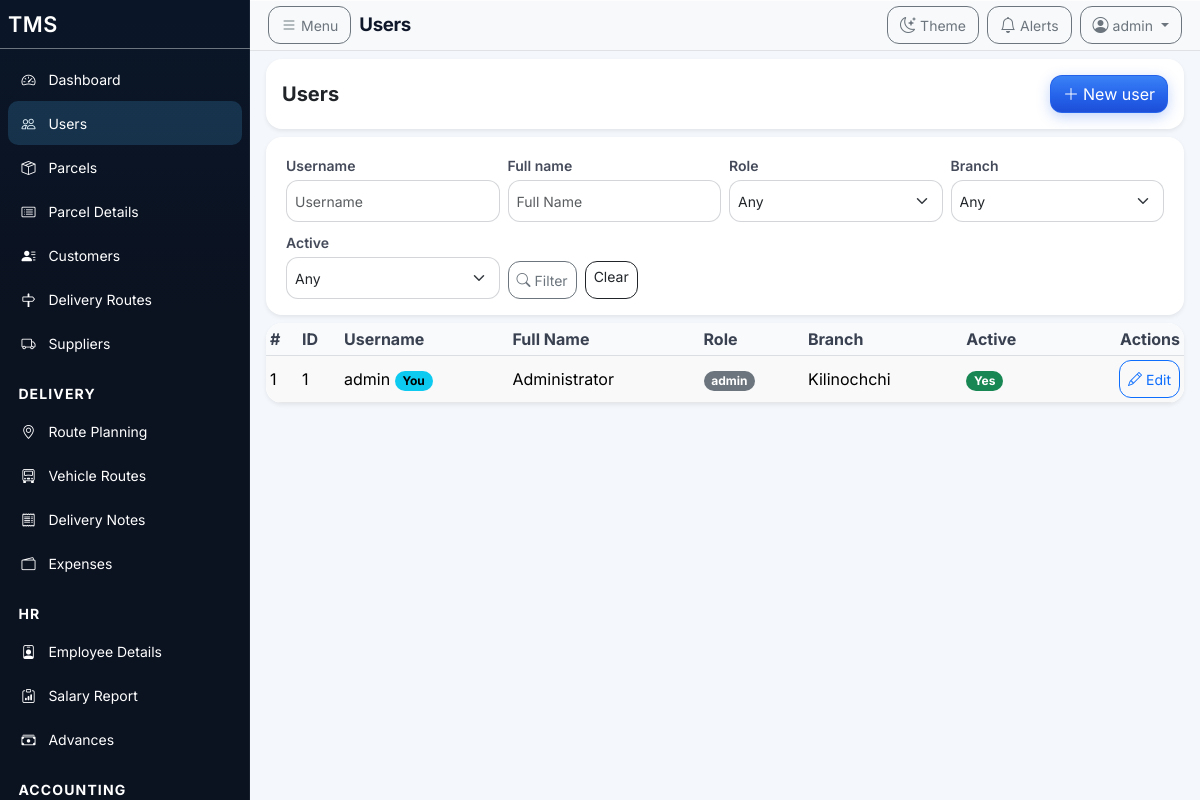
The app's page /index.php?page=users (signed in) with its own data.
### tables this page shows
CREATE TABLE `users` (
  `id` bigint unsigned NOT NULL AUTO_INCREMENT,
  `username` varchar(50) NOT NULL,
  `password_hash` varchar(255) NOT NULL,
  `full_name` varchar(120) NOT NULL,
  `role` varchar(50) DEFAULT NULL,
  `branch_id` bigint unsigned DEFAULT NULL,
  `is_main_branch` tinyint(1) NOT NULL DEFAULT '0',
  `active` tinyint(1) NOT NULL DEFAULT '1',
  `created_at` timestamp NULL DEFAULT CURRENT_TIMESTAMP,
  `updated_at` timestamp NULL DEFAULT CURRENT_TIMESTAMP ON UPDATE CURRENT_TIMESTAMP,
  PRIMARY KEY (`id`),
  UNIQUE KEY `username` (`username`),
  KEY `fk_users_branch` (`branch_id`)
);

CREATE TABLE `branches` (
  `id` bigint unsigned NOT NULL AUTO_INCREMENT,
  `name` varchar(100) NOT NULL,
  `address_tamil` varchar(500) DEFAULT NULL,
  `address_english` varchar(500) DEFAULT NULL,
  `phones` varchar(255) DEFAULT NULL,
  `settings_slot` tinyint DEFAULT NULL COMMENT '0-2 Settings letterhead slots',
  `code` varchar(20) NOT NULL,
  `location` varchar(255) DEFAULT NULL,
  `is_main` tinyint(1) NOT NULL DEFAULT '0',
  `is_active` tinyint(1) NOT NULL DEFAULT '1',
  `is_default` tinyint(1) NOT NULL DEFAULT '0',
  `created_at` timestamp NULL DEFAULT CURRENT_TIMESTAMP,
  `updated_at` timestamp NULL DEFAULT CURRENT_TIMESTAMP ON UPDATE CURRENT_TIMESTAMP,
  PRIMARY KEY (`id`),
  UNIQUE KEY `code` (`code`)
);

### views/users/index.php (the view, shortened to what the rows shown need)
<?php
  $currentUserId = (int)($currentUserId ?? 0);
?>
<div class="container-fluid px-0">
  <div class="row g-2">
    <div class="col-12">
      <div class="card shadow-sm rounded-3 border-0 overflow-hidden">
        <div class="card-body p-0">
          <div class="table-responsive">
            <table class="table table-sm table-striped align-middle datatable mb-0">
              <thead>
                <tr>
                  <th>#</th>
                  <th>ID</th>
                  <th>Username</th>
                  <th>Full Name</th>
                  <th>Role</th>
                  <th>Branch</th>
                  <th>Active</th>
                  <th class="text-end">Actions</th>
                </tr>
              </thead>
              <tbody>
                <?php $rowNum = 0; foreach (($users ?? []) as $u): $rowNum++; ?>
                  <?php $uid = (int)($u['id'] ?? 0); $isSelf = ($currentUserId > 0 && $uid === $currentUserId); ?>
                  <tr>
                    <td><?php echo (int)$rowNum; ?></td>
                    <td><?php echo $uid; ?></td>
                    <td><?php echo htmlspecialchars((string)($u['username'] ?? '')); ?><?php if ($isSelf): ?> <span class="badge text-bg-info">You</span><?php endif; ?></td>
                    <td><?php echo htmlspecialchars((string)($u['full_name'] ?? '')); ?></td>
                    <td><span class="badge text-bg-secondary"><?php echo htmlspecialchars((string)($u['role'] ?? '')); ?></span></td>
                    <td><?php echo htmlspecialchars($u['branch_name'] ?? '—'); ?></td>
                    <td><?php echo ((int)($u['active'] ?? 0) === 1) ? '<span class="badge text-bg-success">Yes</span>' : '<span class="badge text-bg-secondary">No</span>'; ?></td>
                    <td class="text-end text-nowrap">
                      <a class="btn btn-sm btn-outline-primary d-inline-flex align-items-center gap-1" href="<?php echo Helpers::baseUrl('index.php?page=users&action=edit&id='.$uid); ?>"><i class="bi bi-pencil" aria-hidden="true"></i><span>Edit</span></a>
                    </td>
                  </tr>
                <?php endforeach; ?>
              </tbody>
            </table>
          </div>
        </div>
      </div>
    </div>
  </div>
</div>

### views/layout/header.php (shortened to what the rows shown need)
<?php
$user = Auth::user();
?>
<!doctype html>
<html lang="en">
<head>
  <link href="https://cdn.jsdelivr.net/npm/bootstrap@5.3.3/dist/css/bootstrap.min.css" rel="stylesheet">
  <link rel="stylesheet" href="https://cdn.jsdelivr.net/npm/bootstrap-icons@1.11.3/font/bootstrap-icons.css">
  <link rel="stylesheet" href="https://cdn.jsdelivr.net/npm/datatables.net-bs5@2.1.8/css/dataTables.bootstrap5.min.css">
  <link rel="stylesheet" href="https://cdn.jsdelivr.net/npm/choices.js/public/assets/styles/choices.min.css">
  <link rel="stylesheet" href="<?php echo Helpers::baseUrl('assets/css/report-master.css?v=1'); ?>">
  <link rel="stylesheet" href="<?php echo Helpers::baseUrl('assets/css/tms-design-system.css'); ?>">
  <link rel="stylesheet" href="<?php echo Helpers::baseUrl('assets/css/app-layout-rebuild.css'); ?>">
</head>
<body>
<?php
  $currentPage = $_GET['page'] ?? '';
  $action = $_GET['action'] ?? '';
  $canCreateParcels = Auth::canCreateParcels();
  $parcelsCreateUrl = $canCreateParcels
    ? Helpers::baseUrl('index.php?page=parcels&action=new')
    : Helpers::baseUrl('index.php?page=parcels');
  $parcelsListUrl = Helpers::baseUrl('index.php?page=parcels');
  $isParcelsCreateActive = ($currentPage === 'parcels' && in_array($action, ['new','edit'], true));
  $isParcelsListActive = ($currentPage === 'parcels' && !in_array($action, ['new','edit'], true));
  $isDN = ($currentPage === 'delivery_notes');
  $dnAction = $action;
  $isRouteActive = $isDN && ($dnAction === 'route');
  $isRouteVehiclesActive = $isDN && ($dnAction === 'route_vehicles' || $dnAction === 'route_detail');
  $isDNIndexActive = $isDN && ($dnAction === '' || $dnAction === 'index');
  $navCurrent = static function (bool $active): string {
    return $active ? ' aria-current="page"' : '';
  };
?>
<?php if ($user): ?>
<div class="app app-layout">
  <nav id="sidebar" class="tms-sidebar app-sidebar bg-dark text-white" aria-label="Primary navigation">
    <div class="p-2 border-bottom border-secondary d-flex align-items-center justify-content-between gap-2">
      <a class="navbar-brand text-white text-decoration-none fw-semibold mb-0" href="<?php echo Helpers::baseUrl('index.php?page=dashboard'); ?>">TMS</a>
    </div>
    <?php if ($user): ?>
    <ul class="nav nav-pills flex-column p-2 small" role="list">
      <li class="nav-item"><a class="nav-link text-white <?php echo $currentPage==='dashboard'?'active':''; ?>" href="<?php echo Helpers::baseUrl('index.php?page=dashboard'); ?>"<?php echo $navCurrent($currentPage==='dashboard'); ?>><i class="bi bi-speedometer2" aria-hidden="true"></i><span>Dashboard</span></a></li>
      <?php if (($user['role'] ?? '') === 'admin'): ?>
        <li class="nav-item"><a class="nav-link text-white <?php echo $currentPage==='users'?'active':''; ?>" href="<?php echo Helpers::baseUrl('index.php?page=users'); ?>"<?php echo $navCurrent($currentPage==='users'); ?>><i class="bi bi-people" aria-hidden="true"></i><span>Users</span></a></li>
      <?php endif; ?>
      <li class="nav-item"><a class="nav-link text-white <?php echo $isParcelsCreateActive?'active':''; ?>" href="<?php echo $parcelsCreateUrl; ?>"<?php echo $navCurrent($isParcelsCreateActive); ?>><i class="bi bi-box-seam" aria-hidden="true"></i><span>Parcels</span></a></li>
      <li class="nav-item"><a class="nav-link text-white <?php echo $isParcelsListActive?'active':''; ?>" href="<?php echo $parcelsListUrl; ?>"<?php echo $navCurrent($isParcelsListActive); ?>><i class="bi bi-card-list" aria-hidden="true"></i><span>Parcel Details</span></a></li>
      <li class="nav-item"><a class="nav-link text-white <?php echo $currentPage==='customers'?'active':''; ?>" href="<?php echo Helpers::baseUrl('index.php?page=customers'); ?>"<?php echo $navCurrent($currentPage==='customers'); ?>><i class="bi bi-person-lines-fill" aria-hidden="true"></i><span>Customers</span></a></li>
      <li class="nav-item"><a class="nav-link text-white <?php echo $currentPage==='delivery_routes'?'active':''; ?>" href="<?php echo Helpers::baseUrl('index.php?page=delivery_routes'); ?>"<?php echo $navCurrent($currentPage==='delivery_routes'); ?>><i class="bi bi-signpost" aria-hidden="true"></i><span>Delivery Routes</span></a></li>
      <li class="nav-item"><a class="nav-link text-white <?php echo $currentPage==='suppliers'?'active':''; ?>" href="<?php echo Helpers::baseUrl('index.php?page=suppliers'); ?>"<?php echo $navCurrent($currentPage==='suppliers'); ?>><i class="bi bi-truck" aria-hidden="true"></i><span>Suppliers</span></a></li>
      <li class="nav-item nav-section">Delivery</li>
      <li class="nav-item"><a class="nav-link text-white <?php echo $isRouteActive?'active':''; ?>" href="<?php echo Helpers::baseUrl('index.php?page=delivery_notes&action=route'); ?>"<?php echo $navCurrent($isRouteActive); ?>><i class="bi bi-geo-alt" aria-hidden="true"></i><span>Route Planning</span></a></li>
      <li class="nav-item"><a class="nav-link text-white <?php echo $isRouteVehiclesActive?'active':''; ?>" href="<?php echo Helpers::baseUrl('index.php?page=delivery_notes&action=route_vehicles'); ?>"<?php echo $navCurrent($isRouteVehiclesActive); ?>><i class="bi bi-truck-front" aria-hidden="true"></i><span>Vehicle Routes</span></a></li>
      <li class="nav-item"><a class="nav-link text-white <?php echo $isDNIndexActive?'active':''; ?>" href="<?php echo Helpers::baseUrl('index.php?page=delivery_notes'); ?>"<?php echo $navCurrent($isDNIndexActive); ?>><i class="bi bi-receipt" aria-hidden="true"></i><span>Delivery Notes</span></a></li>
      <?php if (Auth::canManageExpenses()): ?>
        <li class="nav-item"><a class="nav-link text-white <?php echo $currentPage==='expenses'?'active':''; ?>" href="<?php echo Helpers::baseUrl('index.php?page=expenses'); ?>"<?php echo $navCurrent($currentPage==='expenses'); ?>><i class="bi bi-wallet2" aria-hidden="true"></i><span>Expenses</span></a></li>
      <?php endif; ?>
      <?php if (Auth::hasAnyRole(['admin','accountant'])): ?>
        <li class="nav-item nav-section">HR</li>
        <li class="nav-item"><a class="nav-link text-white <?php echo ($currentPage==='employees' && $action!=='payroll')?'active':''; ?>" href="<?php echo Helpers::baseUrl('index.php?page=employees'); ?>"<?php echo $navCurrent($currentPage==='employees' && $action!=='payroll'); ?>><i class="bi bi-person-badge" aria-hidden="true"></i><span>Employee Details</span></a></li>
        <li class="nav-item"><a class="nav-link text-white <?php echo ($currentPage==='employees' && $action==='payroll')?'active':''; ?>" href="<?php echo Helpers::baseUrl('index.php?page=employees&action=payroll'); ?>"<?php echo $navCurrent($currentPage==='employees' && $action==='payroll'); ?>><i class="bi bi-clipboard-data" aria-hidden="true"></i><span>Salary Report</span></a></li>
        <li class="nav-item"><a class="nav-link text-white <?php echo $currentPage==='advances'?'active':''; ?>" href="<?php echo Helpers::baseUrl('index.php?page=advances'); ?>"<?php echo $navCurrent($currentPage==='advances'); ?>><i class="bi bi-cash-stack" aria-hidden="true"></i><span>Advances</span></a></li>
        <li class="nav-item nav-section">Accounting</li>
      <?php endif; ?>
    </ul>
    <?php endif; ?>
  </nav>
  <main id="main-content" class="content-wrapper app-content flex-grow-1" role="main" tabindex="-1">
    <?php
      $pageTitle = 'Dashboard';
      if ($currentPage && $currentPage !== 'dashboard') {
        $pageTitle = ucwords(str_replace('_', ' ', (string)$currentPage));
      }
    ?>
    <div class="topbar" role="banner">
      <div class="container-fluid px-2">
        <div class="topbar-inner">
          <div class="d-flex align-items-center gap-2 min-w-0 flex-grow-1 topbar-title-block">
            <button class="btn btn-outline-secondary d-flex align-items-center gap-1 flex-shrink-0" type="button" title="Open navigation menu" data-role="sidebar-open" aria-label="Open navigation menu" aria-controls="sidebar" aria-expanded="false"><i class="bi bi-list" aria-hidden="true"></i><span class="d-none d-sm-inline small">Menu</span></button>
            <div class="min-w-0 flex-grow-1">
              <p class="page-title text-truncate mb-0"><?php echo htmlspecialchars($pageTitle); ?></p>
            </div>
          </div>
          <div class="d-flex align-items-center gap-2 flex-shrink-0 topbar-actions">
            <button class="btn btn-outline-secondary d-flex align-items-center gap-1" type="button" id="themeToggleBtn" aria-label="Toggle theme" title="Toggle light and dark mode">
              <i class="bi bi-moon-stars" aria-hidden="true"></i><span class="d-none d-md-inline small">Theme</span>
            </button>
            <button class="btn btn-outline-secondary d-flex align-items-center gap-1" type="button" title="Notifications (coming soon)" aria-label="Notifications"><i class="bi bi-bell" aria-hidden="true"></i><span class="d-none d-md-inline small">Alerts</span></button>
            <div class="dropdown">
              <button class="btn btn-outline-secondary d-flex align-items-center gap-1 dropdown-toggle no-caret" type="button" data-bs-toggle="dropdown" aria-expanded="false" title="Account menu" aria-label="Account menu">
                <i class="bi bi-person-circle" aria-hidden="true"></i><span class="d-none d-lg-inline small text-truncate" style="max-width:8rem"><?php echo htmlspecialchars((string)($user['username'] ?? ($user['name'] ?? 'Account'))); ?></span>
              </button>
            </div>
          </div>
        </div>
      </div>
    </div>
    <div class="container-fluid px-2 py-2 flex-grow-1 d-flex flex-column min-vh-0">
<?php else: ?>
<a href="#main-content" class="skip-link visually-hidden-focusable">Skip to main content</a>
<main id="main-content" class="container-fluid px-2 py-3" tabindex="-1" role="main">
<?php endif; ?>

### records on screen
users: username "admin", id "1", shows "You", full_name "Administrator", role "admin", branch.name "Kilinochchi", active "Yes"

### other values on screen
$pageTitle "Users"
